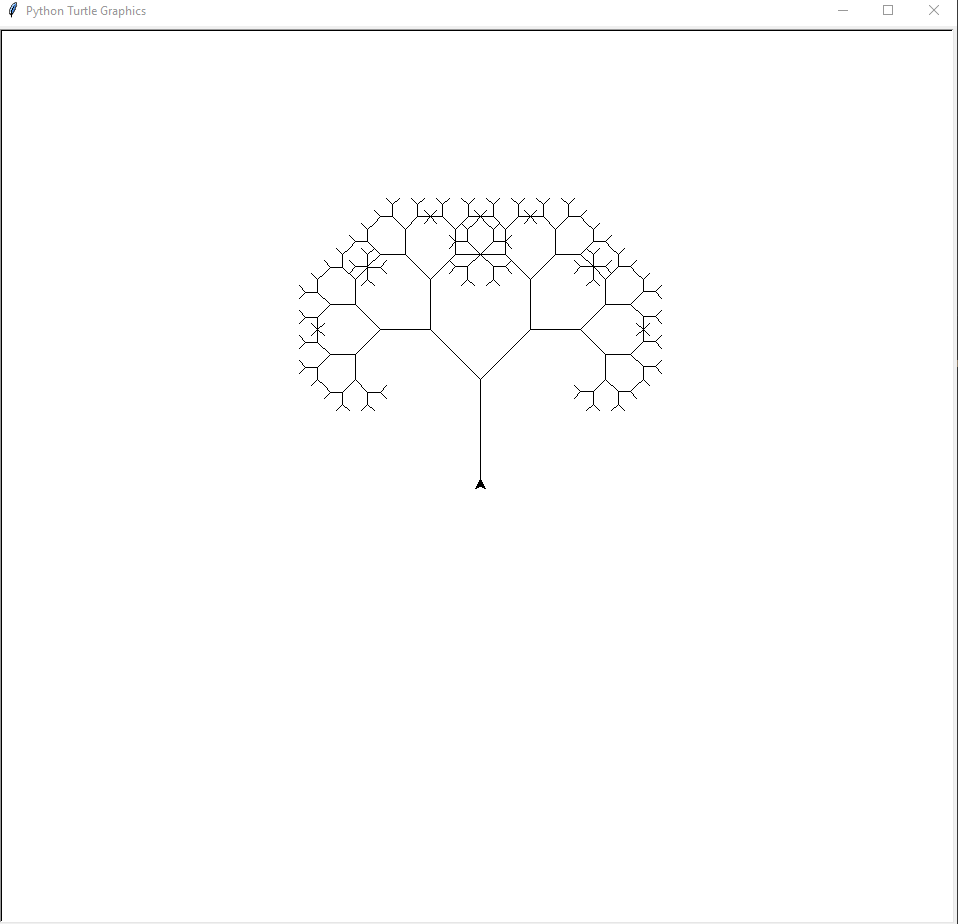

Recreate this plot in Python.
import turtle
import math

def draw_pythagoras_tree(branch_length, level, angle):
    if level == 0:
        return

    turtle.forward(branch_length)
    
    turtle.left(angle)
    draw_pythagoras_tree(branch_length * math.cos(math.radians(angle)), level - 1, angle)
    
    turtle.right(2 * angle)
    draw_pythagoras_tree(branch_length * math.cos(math.radians(angle)), level - 1, angle)
    
    turtle.left(angle)
    turtle.backward(branch_length)

def setup_turtle():
    turtle.speed(0)  
    turtle.left(90)  
    
def draw_tree(level, angle=45):
    setup_turtle()
    draw_pythagoras_tree(100, level, angle)
    turtle.done()

if __name__ == "__main__":
    level = int(input("Введіть рівень рекурсії: "))
    draw_tree(level)
